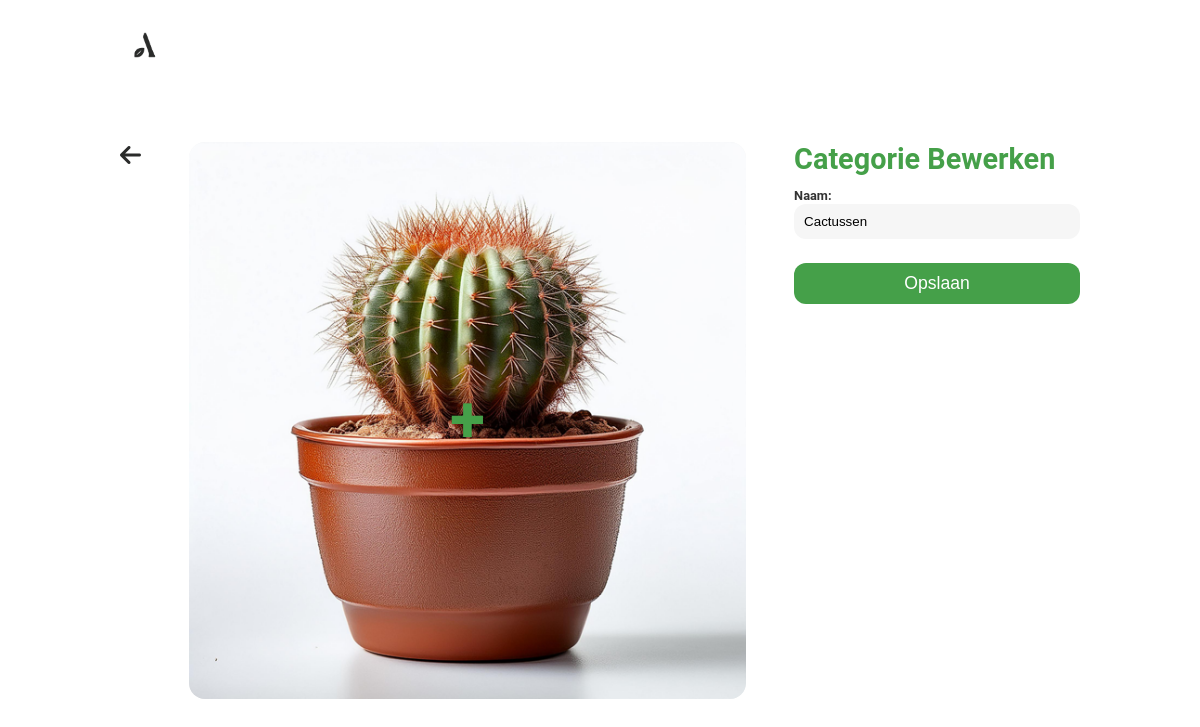
/edit-category.php?id=2 (signed in), run on the app's committed database.
### tables this page shows
CREATE TABLE `category` (
  `id` int(11) NOT NULL,
  `name` varchar(255) NOT NULL,
  `image` varchar(255) NOT NULL
);

### classes/Category.php (called while the page is built, shortened)
<?php
class Category
{
    public static function getById($id)
    {
        $conn = Db::getConnection();
        $statement = $conn->prepare("SELECT * FROM category WHERE id = :id");
        $statement->bindValue(':id', $id);
        $statement->execute();
        return $statement->fetch(PDO::FETCH_ASSOC);
    }
}
?>

### edit-category.php (the view, shortened to what this page needs)
<?php
include_once(__DIR__ . '/classes/Category.php');
$categoryId = isset($_GET['id']) && is_numeric($_GET['id']) ? intval($_GET['id']) : null;
$category = Category::getById($categoryId);
?>
<!DOCTYPE html>
<html lang="en">
<head>
    <link rel="stylesheet" href="https://cdnjs.cloudflare.com/ajax/libs/font-awesome/6.0.0-beta3/css/all.min.css">
    <link rel="stylesheet" href="style.css">
</head>
<body>
    <nav>
        <a href="index.php"><img class="logo" src="images/logo-plantwerp.png" alt="Plantwerp Logo"></a>
    </nav>
    <section class="product padding">
        <form class="form-group add-product-container" method="post" action="" enctype="multipart/form-data">
            <a class="back-icon" href="manage-categories.php">
                <i class="fa fa-arrow-left" aria-hidden="true"></i>
            </a>
            <div class="category-image">
                <label for="image" class="image-upload-label">
                    <img id="imagePreview" src="<?= htmlspecialchars($category['image']); ?>"
                         style="<?= $category['image'] ? 'display:block;' : 'display:none;'; ?>">
                    <span class="upload-icon">+</span>
                </label>
            </div>
            <div class="category-details">
                <h2>Categorie Bewerken</h2>
                <label for="name">Naam:</label>
                <input type="text" id="name" name="name" value="<?= htmlspecialchars($category['name']); ?>" required>
                <button class="btn btn-admin" type="submit">Opslaan</button>
            </div>
        </form>
    </section>
</body>
</html>

### style.css (style rules this page uses)
body { font-family: 'Roboto', sans-serif; margin: 0; padding: 0 10% 10%; box-sizing: border-box; color: #2A2B2A; }
nav { display: flex; justify-content: space-between; align-items: center; padding: 20px 0; }
.logo { width: 50px; }
h2 { margin: 0%; padding-bottom: 3%; color: #45a049; font-size: 1.8em; }
label { font-size: 0.8em; color: #333; padding-bottom: 2%; text-align: left; width: 100%; }
.btn { display: inline-block; padding: 10px 0px; width: 100%; font-size: 1.1em; color: #fff; background-color: #2f8f46; border: none; border-radius: 12px; text-align: center; text-decoration: none; transition: background-color 0.3s; cursor: pointer; }
.form-group { text-align: left; }
.form-group label { font-size: 0.8em; color: #333; font-weight: bold; text-align: left; }
.form-group div { padding-bottom: 5%; }
.form-group input, textarea, .form-group select { width: 100%; padding: 10px; max-width: 100%; margin-bottom: 10px; border: 0px solid #ddd; border-radius: 12px; background-color: #f6f6f6; box-sizing: border-box; }
.padding { padding-top: 5%; }
.btn { display: inline-block; padding: 10px 0px; width: 100%; font-size: 1.1em; color: #fff; background-color: #45a049; border: none; border-radius: 12px; text-align: center; text-decoration: none; transition: background-color 0.3s; cursor: pointer; }
.btn-admin { margin: 5% 0%; }
section { padding: 3% 0%; }
.add-product-container { display: flex; flex-direction: column; max-width: 100%; overflow: hidden; height: 100%; }
.image-upload-label { display: flex; align-items: center; justify-content: center; width: 100%; aspect-ratio: 1; cursor: pointer; position: relative; overflow: hidden; border-radius: 16px; padding: 0%; background-color: #f6f6f6; }
.image-upload-label img { object-fit: cover; width: 100%; height: 100%; z-index: 0; }
.upload-icon { position: absolute; font-size: 5em; color: #45a049; pointer-events: none; z-index: 1; }
.back-icon { font-size: 1.5em; color: #2A2B2A; cursor: pointer; transition: color 0.3s; }
@media (min-width: 800px) { .add-product-container { flex-direction: row; gap: 5%; } }

### data on the page
category: image (picture), name "Cactussen"
